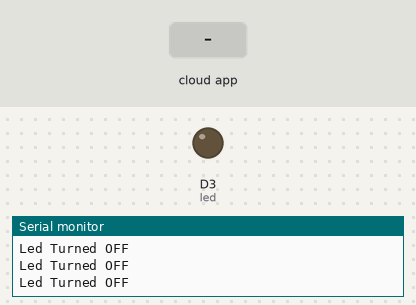
The sketch below on a simulated ESP8266 (NodeMCU). Shown: output pins drawn as LEDs (lit = HIGH), the last lines printed to the serial monitor. Inputs (shaded band) come from the test bench. WiFi joins after 1.5 s; servers stay silent unless stated; the Firebase database answers and starts empty.

Above: at 3.8 s.
3.9 s: the phone or cloud app sets LED_STATUS to ON
At 4.6 s:
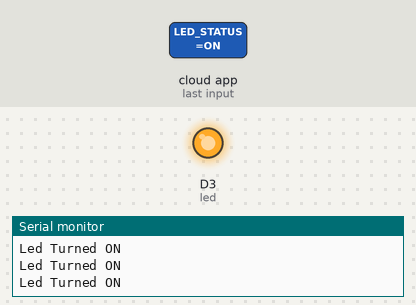
5.5 s: the phone or cloud app sets LED_STATUS to OFF
At 5.8 s:
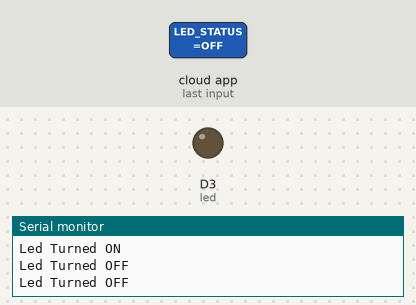
Timing chart, 0 to 8.5 s (numbered marks = the images above; inputs shaded):
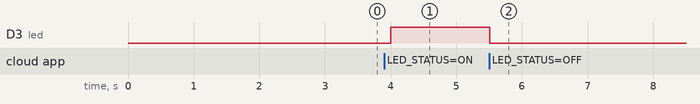

The sketch:

feds.ino
```cpp
/* Controlling LED using Firebase console*/
#include <ESP8266WiFi.h>
#include <FirebaseArduino.h>

#define FIREBASE_HOST "fir-1-44bff.firebaseio.com"
#define FIREBASE_AUTH "5JXYjuOKKUIiFDWuUCQinUkZfOdWki3omcp6hv65"
#define WIFI_SSID "Shary124_Ext"
#define WIFI_PASSWORD "3343572002@"

String fireStatus = "";
int led = D3;
void setup() {
  Serial.begin(9600);
  delay(1000);
  pinMode(led, OUTPUT);
  WiFi.begin(WIFI_SSID, WIFI_PASSWORD);
  Serial.print("Connecting to ");
  Serial.print(WIFI_SSID);
  while (WiFi.status() != WL_CONNECTED) {
    Serial.print(".");
    delay(500);
  }
  Serial.println();
  Serial.print("Connected to ");
  Serial.println(WIFI_SSID);
  Serial.print("IP Address is : ");
  Serial.println(WiFi.localIP());
  Firebase.begin(FIREBASE_HOST, FIREBASE_AUTH);
  Firebase.setString("LED_STATUS", "OFF");
}

void loop() {
  fireStatus = Firebase.getString("LED_STATUS");
  if (fireStatus == "ON") {
    Serial.println("Led Turned ON");
    digitalWrite(led, HIGH);
  }
  else if (fireStatus == "OFF") {
    Serial.println("Led Turned OFF");
    digitalWrite(led, LOW);
  }
  else {
    Serial.println("Wrong Credential! Please send ON/OFF");
  }
}
```

Measured:
- after the input at 3.9 s, D3 (led): LOW → HIGH after 0.11 s
- after the input at 5.5 s, D3 (led): HIGH → LOW at once
